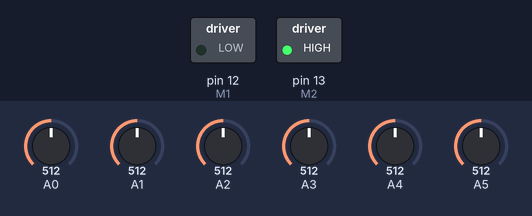
Bench run of a sketch on a simulated Arduino Uno, built with avr-gcc and run on an emulated ATmega328P. On the bench: switched loads named in the sketch (green lamp = pin HIGH). The inputs (shaded band) are chosen by the test bench; at power-on: A0 = 512, A1 = 512, A2 = 512, A3 = 512, A4 = 512, A5 = 512.

Above: at 0.6 s.
At 10.6 s:
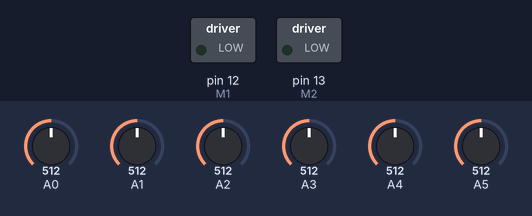
Timing chart, 0 to 12.1 s (numbered marks = the images above):
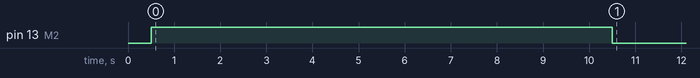

The sketch:

LineFollower.ino
```cpp
#include <QTRSensors.h>

QTRSensors qtr;
const uint8_t SensorCount = 6;
uint16_t sensorValues[SensorCount];

//motors
int E1 = 10;
int M1 = 12;
int E2 = 11;
int M2 = 13;

int SumLeft = 0;
int SumRight = 0;
int SumDifference = 0;
int Last = 0;

void setLeftMotor(int value){
   analogWrite(E1,value);
}

void setRightMotor(int value){
  analogWrite(E2, value);
}

void configureSensors() {
  qtr.setTypeAnalog();
  qtr.setSensorPins((const uint8_t[]) {
    A0, A1, A2, A3, A4
  }, SensorCount);
  delay(500);
}

void calibrationMode() {
  pinMode(LED_BUILTIN, OUTPUT);

  // turn on Arduino's LED to indicate we are in calibration mode
  digitalWrite(LED_BUILTIN, HIGH);

  // Call calibrate() 400 times to make calibration take about 10 seconds.
  for (uint16_t i = 0; i < 400; i++) {
    qtr.calibrate();
  }
  // turn off Arduino's LED to indicate we are through with calibration
  digitalWrite(LED_BUILTIN, LOW);
}

void setup() {
  // configure the sensors
  configureSensors();

  //begin calibration
  calibrationMode();

  pinMode(M1, OUTPUT);
  pinMode(M2, OUTPUT);
}

void loop() {
  uint16_t position = qtr.readLineBlack(sensorValues);

  SumLeft =(sensorValues[0] + sensorValues[1] + sensorValues[2]);
  SumRight = (sensorValues[2] + sensorValues[3] + sensorValues[4]);
  SumDifference = (SumLeft - SumRight);
  Serial.print(SumLeft);
  Serial.print(SumRight);
  Serial.print(SumDifference);

  //setRightMotor(175);
}
```
